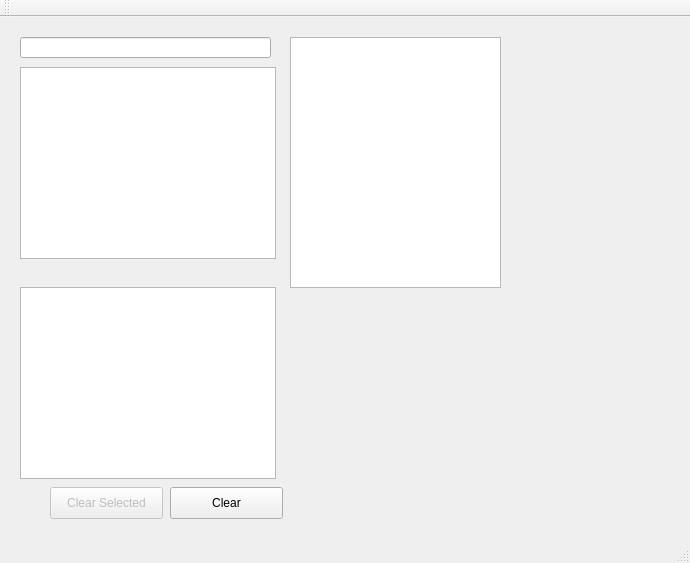
<?xml version="1.0" encoding="UTF-8"?>
<ui version="4.0">
 <class>MainWindow</class>
 <widget class="QMainWindow" name="MainWindow">
  <property name="geometry">
   <rect>
    <x>0</x>
    <y>0</y>
    <width>690</width>
    <height>563</height>
   </rect>
  </property>
  <property name="windowTitle">
   <string>MainWindow</string>
  </property>
  <widget class="QWidget" name="centralWidget">
   <widget class="QListWidget" name="possibleIngredients">
    <property name="geometry">
     <rect>
      <x>20</x>
      <y>50</y>
      <width>256</width>
      <height>192</height>
     </rect>
    </property>
   </widget>
   <widget class="QLineEdit" name="cabinetSearch">
    <property name="geometry">
     <rect>
      <x>20</x>
      <y>20</y>
      <width>251</width>
      <height>21</height>
     </rect>
    </property>
   </widget>
   <widget class="QListWidget" name="myCabinet">
    <property name="geometry">
     <rect>
      <x>20</x>
      <y>270</y>
      <width>256</width>
      <height>192</height>
     </rect>
    </property>
   </widget>
   <widget class="QPushButton" name="clearCabinet">
    <property name="geometry">
     <rect>
      <x>170</x>
      <y>470</y>
      <width>113</width>
      <height>32</height>
     </rect>
    </property>
    <property name="text">
     <string>Clear</string>
    </property>
   </widget>
   <widget class="QTextBrowser" name="cocktailResults">
    <property name="geometry">
     <rect>
      <x>290</x>
      <y>20</y>
      <width>211</width>
      <height>251</height>
     </rect>
    </property>
   </widget>
   <widget class="QPushButton" name="clearSelectedIngredients">
    <property name="enabled">
     <bool>false</bool>
    </property>
    <property name="geometry">
     <rect>
      <x>50</x>
      <y>470</y>
      <width>113</width>
      <height>32</height>
     </rect>
    </property>
    <property name="text">
     <string>Clear Selected</string>
    </property>
   </widget>
  </widget>
  <widget class="QMenuBar" name="menuBar">
   <property name="geometry">
    <rect>
     <x>0</x>
     <y>0</y>
     <width>690</width>
     <height>22</height>
    </rect>
   </property>
  </widget>
  <widget class="QToolBar" name="mainToolBar">
   <attribute name="toolBarArea">
    <enum>TopToolBarArea</enum>
   </attribute>
   <attribute name="toolBarBreak">
    <bool>false</bool>
   </attribute>
  </widget>
  <widget class="QStatusBar" name="statusBar"/>
 </widget>
 <layoutdefault spacing="6" margin="11"/>
 <resources/>
 <connections/>
</ui>
